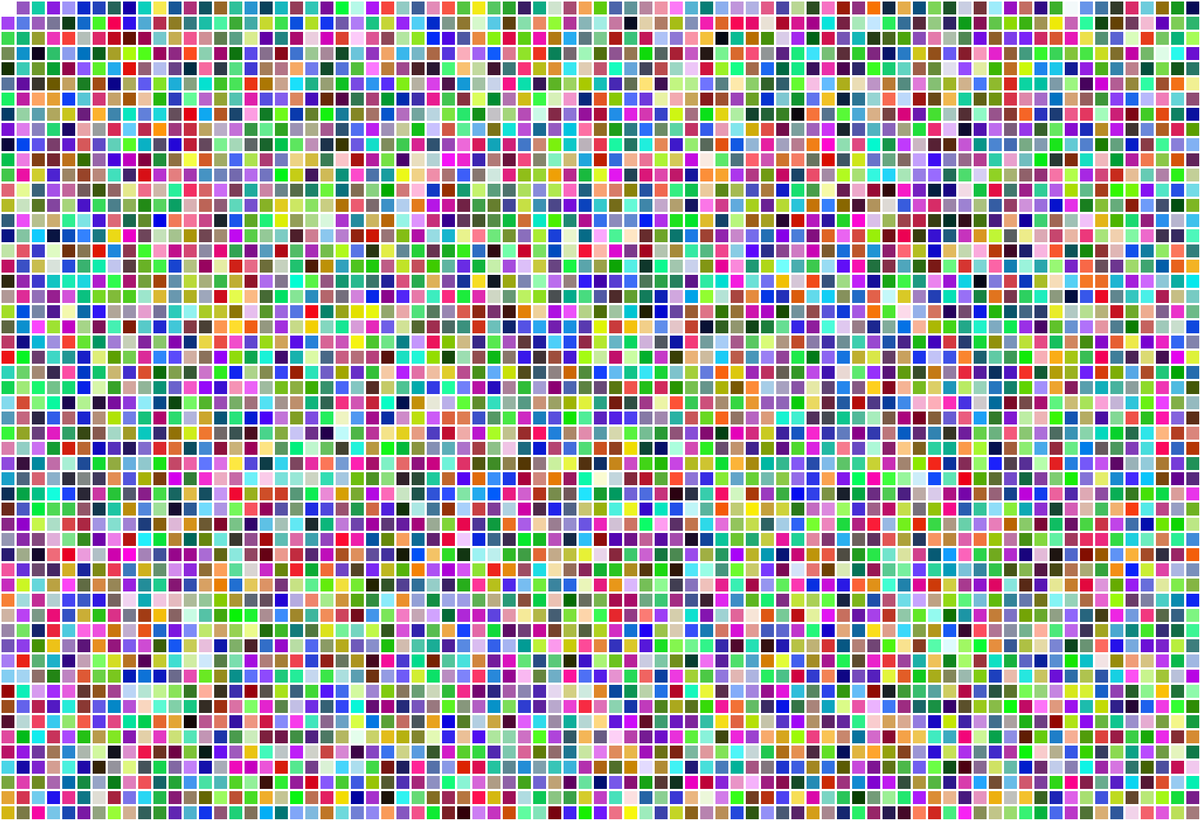
Frame 1 (no input)
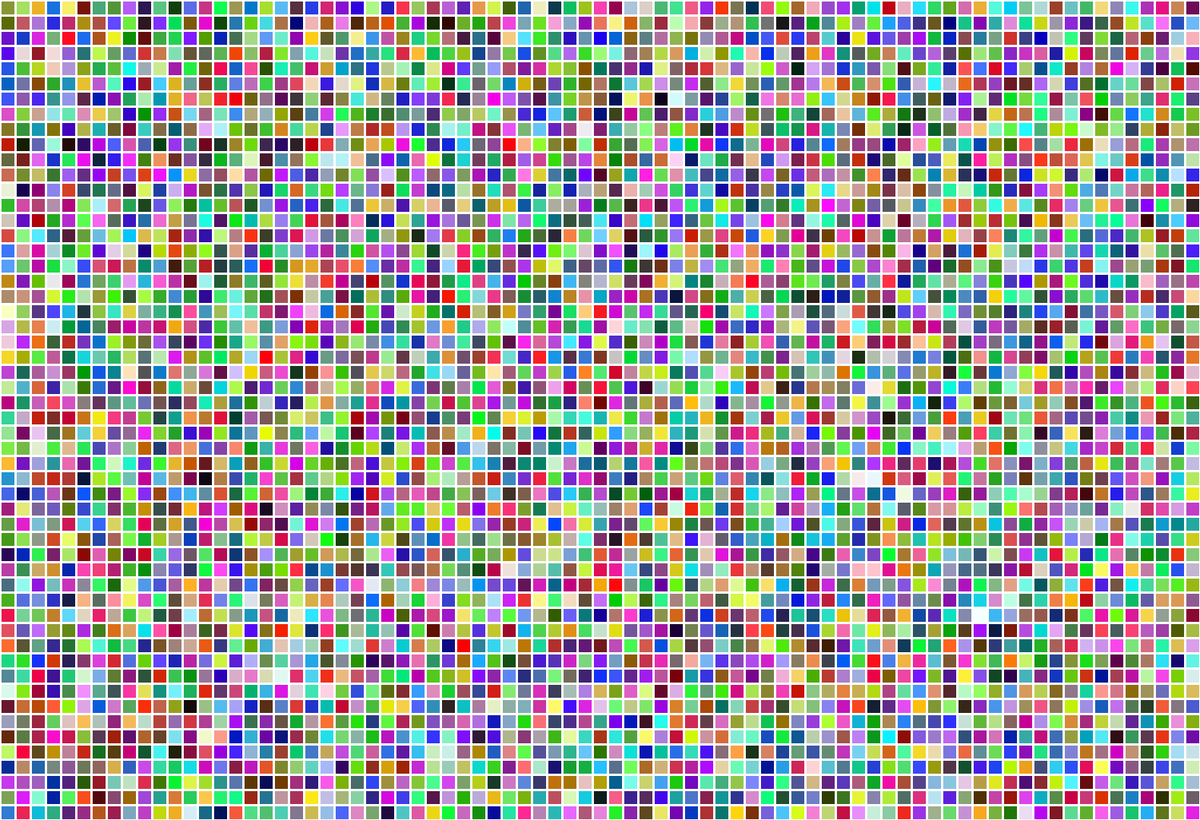
Frame 60 (the mouse pressed at the canvas centre just before this capture)
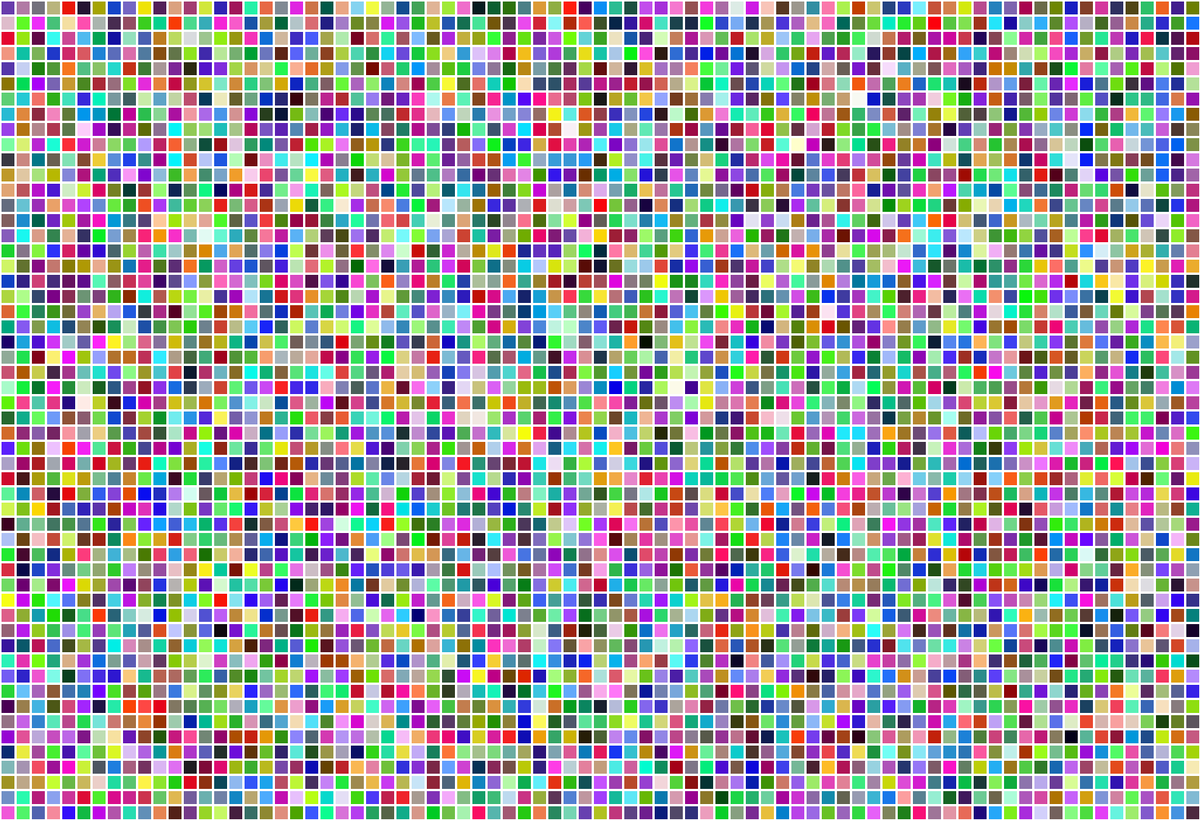
Frame 120 (the mouse held since frame 60 and released just before this capture)

The Processing sketch that drew these frames (run headless with seeded random() and noise(); from frame 60 on, the mouse is pressed at the canvas centre):

// Processing sketch: color_map
// ── color_map.pde
 int x=10;
int limit=1;
void setup()
{
size(1580,1080);

}

void draw()
{
background(0);
stroke(255);

strokeWeight(3);
for(int i=0;i<width;i=i+20)
{
for(int j=0;j<height;j=j+20)
{
rect(i,j,20,20);
fill(random(255),random(255),random(255));
}}
delay(200);
}
